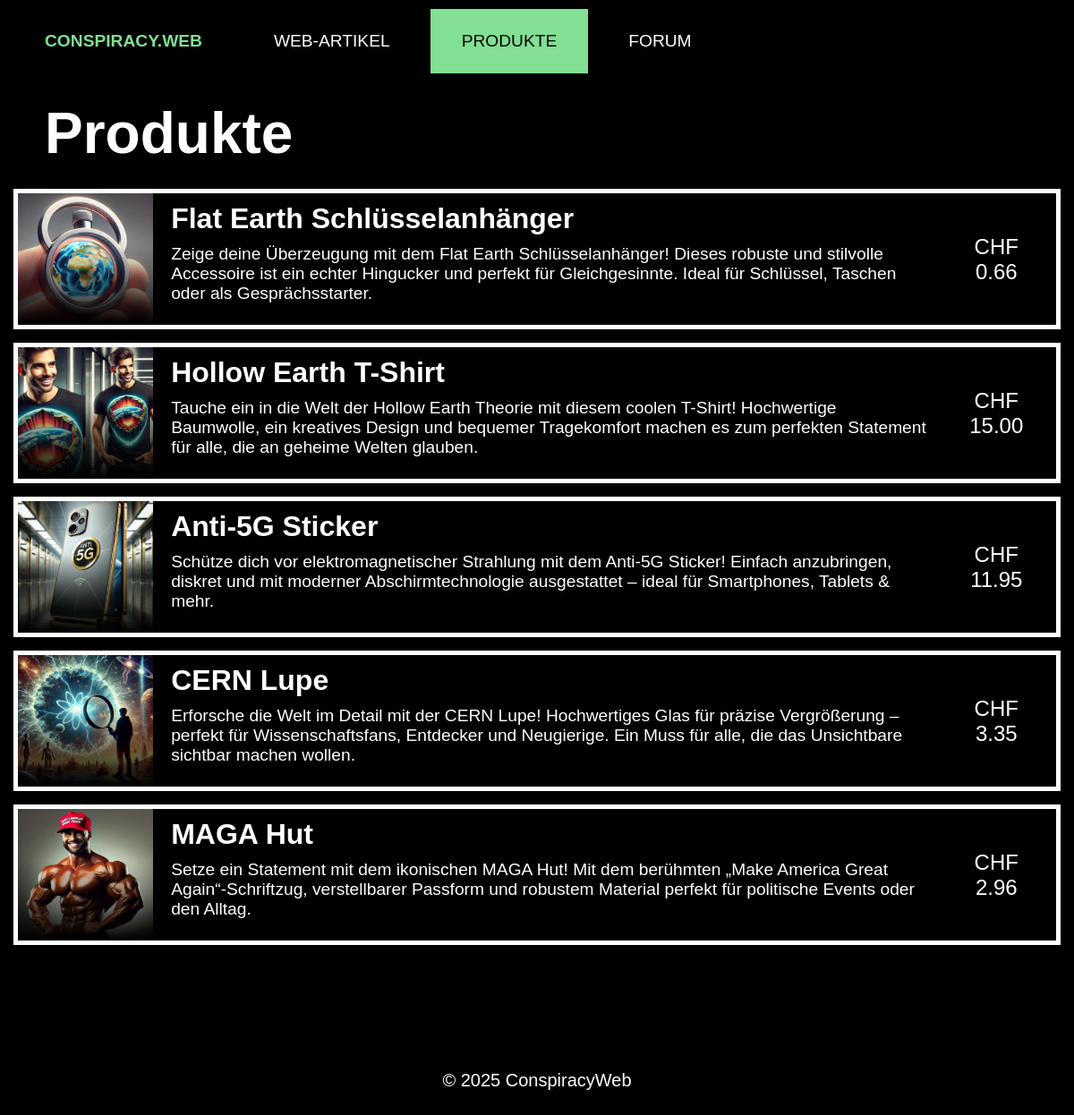
/products.php, run on the app's committed database.
### tables this page shows
CREATE TABLE `products` (
  `prod_id` int(11) NOT NULL,
  `prod_name` varchar(255) NOT NULL,
  `prod_image` varchar(255) NOT NULL,
  `prod_shorttext` varchar(255) NOT NULL,
  `prod_longtext` text NOT NULL,
  `prod_price` varchar(8) NOT NULL,
  `prod_link` text NOT NULL
);

### products.php (the view, shortened to what this page needs)
<!DOCTYPE html>
<html>
    <head>
        <link rel="stylesheet" href="style.css">
    </head>
    <body>
        <div class="div_navigation_bar">
            <ul>
                <li><a style="color:rgb(129, 224, 145);"class="navigation_bar_home" href="index.php"><strong>CONSPIRACY.WEB</strong></a></li>
                <li><a class="navigation_bar" href="articles.php">WEB-ARTIKEL</a></li>
                <li><a class="navigation_bar_selected" href="products.php">PRODUKTE</a></li>
                <li><a class="navigation_bar" href="forum.php">FORUM</a></li>
            </ul>
        </div>
        <h1 class="title">Produkte</h1>
<?php
    include("connection.php");
        $sql = "SELECT * FROM products";
        $result = mysqli_query($conn, $sql);
        if(mysqli_num_rows($result) > 0) {
            while($row = mysqli_fetch_assoc($result)){
                echo "<a href=product.php?id=".$row["prod_id"]." class=\"clickable_div\" style=\"all: inherit; cursor: pointer;\">";
                echo "<div class=\"product_list_item\">";
                echo "<img src=\"" . $row["prod_image"] . "\"/>";
                echo "<h1 class=\"product_list_item\">" . $row["prod_name"] . "</h1>";
                echo "<p class=\"product_list_item_description\">" . $row["prod_shorttext"] . "</p>";
                echo "<p class=\"price_tag\">CHF <br> " . $row["prod_price"] . "</p>";
                echo "</div>";
                echo "</a>";
            };
        }
        else{
            echo "Ladefehler!";
        }
?>
<html>
    <p class="footer"><br><br><br><br><br>© 2025 ConspiracyWeb<br><br></p>
</html>

### style.css (style rules this page uses)
body { margin: 0; padding: 0; border: 0; background-color: rgb(0, 0, 0); color:white; font-family: Helvetica, Arial, sans-serif; }
h1, h2, h3, h4, h5, h6, p, video { margin: 0; padding: 10px; border: 0; font-size: 120%; }
h1.title { font-size: 400%; color: rgb(255, 255, 255); margin: 10px 40px 10px; }
ul { list-style-type: none; margin: 0; padding: 0; border: 0; overflow:hidden; }
a.navigation_bar, a.navigation_bar:visited { font-size: 120%; color: rgb(255, 255, 255); padding: 25px 35px; text-align: center; text-decoration: none; display: block; float: left; margin: 10px 5px 10px 5px; -webkit-transition: 0.5s; transition: 0.5s; }
a.navigation_bar_home { font-size: 120%; color: rgb(255, 255, 255); padding: 25px 35px; text-align: center; text-decoration: none; display: block; float: left; margin: 10px 5px 10px 15px; }
a.navigation_bar_selected { font-size: 120%; background-color:rgb(129, 224, 145); color: rgb(0, 0, 0); padding: 25px 35px; text-align: center; text-decoration: none; display: block; float: left; margin: 10px 5px 10px 5px; }
div.div_navigation_bar { background-color: rgb(0, 0, 0); position: sticky; top: 0px; margin: none; }
div.product_list_item { display:grid; grid-template-columns: 4cm 100fr 15ch; grid-template-rows: 47px 100px; grid-auto-rows: minmax(auto, max-content); gap: 0px; justify-content: space-around; align-content: center; margin: 15px; padding: none; font-size: 16px; cursor: pointer; border: 5px solid rgb(255, 255, 255); -webkit-transition: 0.5s; transition: 0.1s; }
h1.product_list_item { font-size: 200%; overflow: hidden; text-overflow: ellipsis; margin-left: 10px; white-space: nowrap; }
p.product_list_item_description { margin-left: 10px; line-clamp: 3; display: -webkit-box; max-height: 5.5ch; -webkit-line-clamp: 3; -webkit-box-orient: vertical; overflow: hidden; }
div.product_list_item img { width:4cm; height:100%; grid-row: 1 / span 2; float: left; border-radius: 0px; }
div.product_list_item h1 { grid-row: 1 / span 1; }
div.product_list_item p.product_list_item_description { grid-row: 2 / span 1; }
div.product_list_item p.price_tag { grid-row: 1 / span 2; font-size: 24px; align-content: center; text-align: center; overflow: hidden; text-overflow: ellipsis; }
p.footer { font-size: 20px; text-align: center; }

### data on the page
products: prod_image (picture), prod_name "Flat Earth Schlüsselanhänger", prod_shorttext "Zeige deine Überzeugung mit dem Flat Earth Schlüsselanhänger! Dieses robuste und stilvolle Accessoire ist ein echter Hingucker und perfekt für Gleichgesinnte. Ideal für Schlüssel, Taschen oder als Gesprächsstarter.", prod_price "0.66"
products: prod_image (picture), prod_name "Hollow Earth T-Shirt", prod_shorttext "Tauche ein in die Welt der Hollow Earth Theorie mit diesem coolen T-Shirt! Hochwertige Baumwolle, ein kreatives Design und bequemer Tragekomfort machen es zum perfekten Statement für alle, die an geheime Welten glauben.", prod_price "15.00"
products: prod_image (picture), prod_name "Anti-5G Sticker", prod_shorttext "Schütze dich vor elektromagnetischer Strahlung mit dem Anti-5G Sticker! Einfach anzubringen, diskret und mit moderner Abschirmtechnologie ausgestattet – ideal für Smartphones, Tablets & mehr.", prod_price "11.95"
products: prod_image (picture), prod_name "CERN Lupe", prod_shorttext "Erforsche die Welt im Detail mit der CERN Lupe! Hochwertiges Glas für präzise Vergrößerung – perfekt für Wissenschaftsfans, Entdecker und Neugierige. Ein Muss für alle, die das Unsichtbare sichtbar machen wollen.", prod_price "3.35"
products: prod_image (picture), prod_name "MAGA Hut", prod_shorttext "Setze ein Statement mit dem ikonischen MAGA Hut! Mit dem berühmten „Make America Great Again“-Schriftzug, verstellbarer Passform und robustem Material perfekt für politische Events oder den Alltag.", prod_price "2.96"
